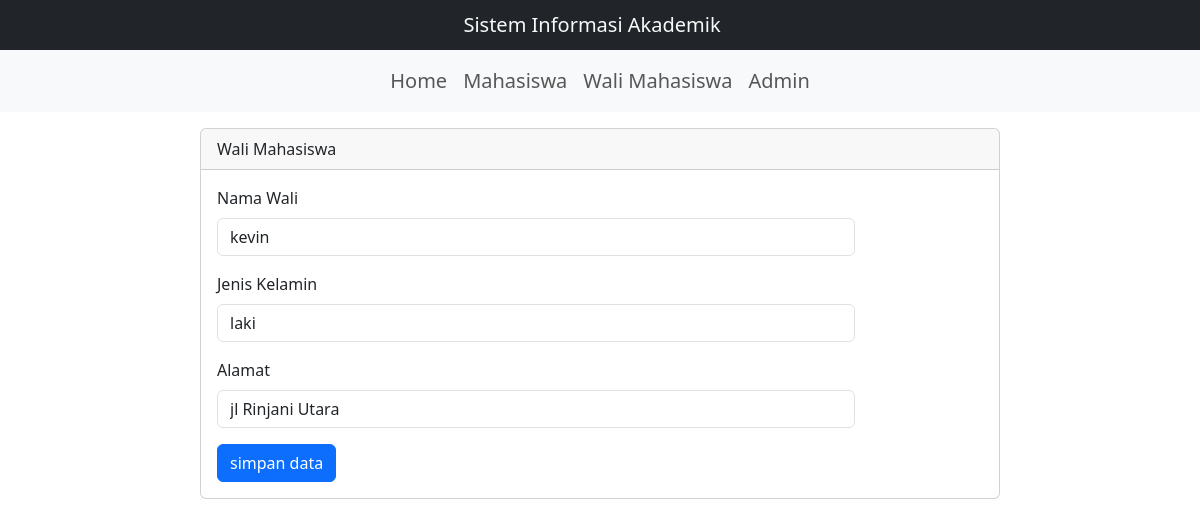
/wali_mhs.php?op=edit&id_wali=11, run on the app's committed database.
### tables this page shows
CREATE TABLE `wali_mhs` (
  `id_wali` int(10) NOT NULL,
  `nama_wali` varchar(50) NOT NULL,
  `jenis_kelamin` varchar(15) NOT NULL,
  `alamat` text NOT NULL
);

### wali_mhs.php (the view, shortened to what this page needs)
<?php
include 'koneksi.php';
$nama_wali      = "";
$jenis_kelamin  = "";
$alamat         = "";
if (isset($_GET['op'])) {
    $op = $_GET['op'];
} else {
    $op = "";
}
if ($op == 'edit') {
    $id_wali = $_GET['id_wali'];
    $sql2    = "SELECT * from wali_mhs where id_wali = '$id_wali'";
    $q1      = mysqli_query($koneksi, $sql2);
    $r1      = mysqli_fetch_array($q1);
    $nama_wali = $r1['nama_wali'];
    $jenis_kelamin = $r1['jenis_kelamin'];
    $alamat = $r1['alamat'];
}
?>
<!DOCTYPE html>
<html lang="en">
<head>
    <link href="https://cdn.jsdelivr.net/npm/bootstrap@5.3.2/dist/css/bootstrap.min.css" rel="stylesheet">
</head>
<header>
    <nav class="navbar bg-dark">
        <div class="container-fluid d-flex justify-content-center">
            <span class="navbar-brand text-light mb-0 h1">Sistem Informasi Akademik</span>
        </div>
    </nav>
</header>
<nav class="navbar navbar-expand-lg bg-body-tertiary sticky-top">
    <div class="container-fluid">
        <div class="collapse navbar-collapse d-flex justify-content-center" id="navbarSupportedContent">
            <ul class="navbar-nav fs-5">
                <li class="nav-item">
                    <a class="nav-link" aria-current="page" href="index.php">Home</a>
                </li>
                <li class="nav-item">
                    <a class="nav-link" href="mahasiswa.php">Mahasiswa</a>
                </li>
                <li class="nav-item">
                    <a class="nav-link" href="wali_mhs.php">Wali Mahasiswa</a>
                </li>
                <li class="nav-item">
                    <a class="nav-link" aria-current="page" href="admin.php">Admin</a>
                </li>
            </ul>
        </div>
    </div>
</nav>
<main>
    <div class="mx-auto card mt-3">
        <div class="card-header">
            Wali Mahasiswa
        </div>
        <div class="card-body">
            <form action="" method="POST">
                <div class="mb-3">
                    <label for="nama_wali" class="form-label">Nama Wali</label>
                    <div class="col-sm-10">
                        <input type="text" class="form-control" id="nama_wali" name="nama_wali" placeholder="Nama Wali" value="<?php echo $nama_wali ?>">
                    </div>
                </div>
                <div class="mb-3">
                    <label for="jenis_kelamin" class="form-label">Jenis Kelamin</label>
                    <div class="col-sm-10">
                        <input type="text" class="form-control" id="jenis_kelamin" name="jenis_kelamin" placeholder="Jenis Kelamin" value="<?php echo $jenis_kelamin ?>">
                    </div>
                </div>
                <div class="mb-3">
                    <label for="alamat" class="form-label">Alamat</label>
                    <div class="col-sm-10">
                        <input type="text" class="form-control" id="alamat" name="alamat" placeholder="Alamat" value="<?php echo $alamat ?>">
                    </div>
                </div>
                <div class="col-12">
                    <input type="submit" name="simpan" value="simpan data" class="btn btn-primary">
                </div>
            </form>
        </div>
    </div>
</main>
</body>
</html>

### wali_mhs.php (style rules this page uses)
.mx-auto { width: 800px; }

### data on the page
wali_mhs: nama_wali "kevin", jenis_kelamin "laki", alamat "jl Rinjani Utara"
